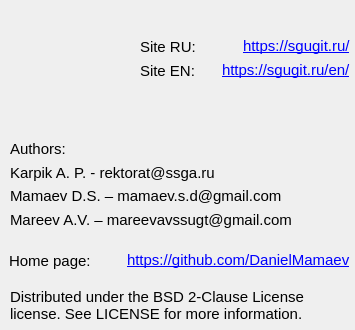
<?xml version="1.0" encoding="UTF-8"?>
<ui version="4.0">
 <class>Form</class>
 <widget class="QWidget" name="Form">
  <property name="geometry">
   <rect>
    <x>0</x>
    <y>0</y>
    <width>355</width>
    <height>330</height>
   </rect>
  </property>
  <property name="minimumSize">
   <size>
    <width>355</width>
    <height>330</height>
   </size>
  </property>
  <property name="maximumSize">
   <size>
    <width>355</width>
    <height>330</height>
   </size>
  </property>
  <property name="windowTitle">
   <string>About</string>
  </property>
  <widget class="QWidget" name="horizontalLayoutWidget_2">
   <property name="geometry">
    <rect>
     <x>140</x>
     <y>60</y>
     <width>211</width>
     <height>21</height>
    </rect>
   </property>
   <layout class="QHBoxLayout" name="horizontalLayout_3">
    <item>
     <widget class="QLabel" name="label_5">
      <property name="font">
       <font>
        <pointsize>11</pointsize>
       </font>
      </property>
      <property name="text">
       <string>Site EN:</string>
      </property>
     </widget>
    </item>
    <item>
     <widget class="QLabel" name="label_6">
      <property name="font">
       <font>
        <pointsize>11</pointsize>
       </font>
      </property>
      <property name="text">
       <string>&lt;a href=&quot;https://sgugit.ru/en/&quot;&gt;https://sgugit.ru/en/&lt;/a&gt;</string>
      </property>
      <property name="openExternalLinks">
       <bool>true</bool>
      </property>
     </widget>
    </item>
   </layout>
  </widget>
  <widget class="QWidget" name="horizontalLayoutWidget">
   <property name="geometry">
    <rect>
     <x>140</x>
     <y>36</y>
     <width>211</width>
     <height>21</height>
    </rect>
   </property>
   <layout class="QHBoxLayout" name="horizontalLayout">
    <item>
     <widget class="QLabel" name="label">
      <property name="font">
       <font>
        <pointsize>11</pointsize>
       </font>
      </property>
      <property name="text">
       <string>Site RU:</string>
      </property>
     </widget>
    </item>
    <item>
     <widget class="QLabel" name="label_2">
      <property name="font">
       <font>
        <pointsize>11</pointsize>
       </font>
      </property>
      <property name="text">
       <string>&lt;a href=&quot;https://sgugit.ru/&quot;&gt;https://sgugit.ru/&lt;/a&gt;</string>
      </property>
      <property name="openExternalLinks">
       <bool>true</bool>
      </property>
     </widget>
    </item>
   </layout>
  </widget>
  <widget class="QLabel" name="label_9">
   <property name="geometry">
    <rect>
     <x>10</x>
     <y>290</y>
     <width>331</width>
     <height>31</height>
    </rect>
   </property>
   <property name="font">
    <font>
     <pointsize>11</pointsize>
    </font>
   </property>
   <property name="text">
    <string>Distributed under the BSD 2-Clause License license. See LICENSE for more information.</string>
   </property>
   <property name="wordWrap">
    <bool>true</bool>
   </property>
  </widget>
  <widget class="QWidget" name="verticalLayoutWidget">
   <property name="geometry">
    <rect>
     <x>10</x>
     <y>140</y>
     <width>283</width>
     <height>88</height>
    </rect>
   </property>
   <layout class="QVBoxLayout" name="verticalLayout">
    <item>
     <widget class="QLabel" name="label_14">
      <property name="font">
       <font>
        <pointsize>11</pointsize>
       </font>
      </property>
      <property name="text">
       <string>Authors:</string>
      </property>
     </widget>
    </item>
    <item>
     <widget class="QLabel" name="label_10">
      <property name="font">
       <font>
        <pointsize>11</pointsize>
       </font>
      </property>
      <property name="text">
       <string>Karpik A. P. - rektorat@ssga.ru</string>
      </property>
     </widget>
    </item>
    <item>
     <widget class="QLabel" name="label_11">
      <property name="font">
       <font>
        <pointsize>11</pointsize>
       </font>
      </property>
      <property name="text">
       <string>Mamaev D.S. – mamaev.s.d@gmail.com</string>
      </property>
     </widget>
    </item>
    <item>
     <widget class="QLabel" name="label_12">
      <property name="font">
       <font>
        <pointsize>11</pointsize>
       </font>
      </property>
      <property name="text">
       <string>Mareev A.V. – mareevavssugt@gmail.com</string>
      </property>
     </widget>
    </item>
   </layout>
  </widget>
  <widget class="QWidget" name="horizontalLayoutWidget_3">
   <property name="geometry">
    <rect>
     <x>9</x>
     <y>251</y>
     <width>341</width>
     <height>19</height>
    </rect>
   </property>
   <layout class="QHBoxLayout" name="horizontalLayout_4">
    <item>
     <widget class="QLabel" name="label_7">
      <property name="font">
       <font>
        <pointsize>11</pointsize>
       </font>
      </property>
      <property name="text">
       <string>Home page:</string>
      </property>
     </widget>
    </item>
    <item>
     <widget class="QLabel" name="label_8">
      <property name="font">
       <font>
        <pointsize>11</pointsize>
       </font>
      </property>
      <property name="text">
       <string>&lt;a href=&quot;https://github.com/DanielMamaev&quot;&gt;https://github.com/DanielMamaev&lt;/a&gt;</string>
      </property>
      <property name="openExternalLinks">
       <bool>true</bool>
      </property>
     </widget>
    </item>
   </layout>
  </widget>
  <widget class="QLabel" name="label_13">
   <property name="geometry">
    <rect>
     <x>9</x>
     <y>9</y>
     <width>120</width>
     <height>120</height>
    </rect>
   </property>
   <property name="minimumSize">
    <size>
     <width>100</width>
     <height>10</height>
    </size>
   </property>
   <property name="text">
    <string/>
   </property>
   <property name="pixmap">
    <pixmap>ssugt.png</pixmap>
   </property>
  </widget>
 </widget>
 <resources/>
 <connections/>
</ui>
